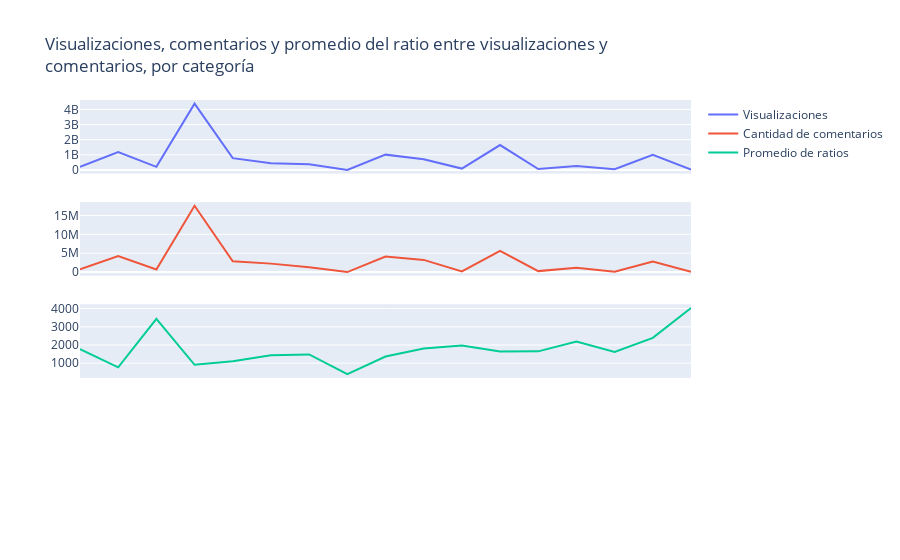

This figure's notebook cell:
### Code cell
fig = make_subplots(rows=len(aux.columns), cols=1, start_cell="top-left")

i=1
j=1

for col in aux.columns[1:]:
    trace = go.Scatter(x=aux['Categoría'], y=aux[col], mode='lines', name=aux.columns[j])
    fig.append_trace(trace, i, 1)
    i = i + 1
    j = j + 1

fig.update_xaxes(visible=False, showticklabels=False)
fig.update_layout(title="Visualizaciones, comentarios y promedio del ratio entre visualizaciones y<br>comentarios, por categoría")

fig.show()

### Figure 1 — Plotly figure (JSON) as saved in the notebook; plotly's stock layout.template omitted (floating-point values rounded to 4 significant figures)
{"data": [{"mode": "lines", "name": "Visualizaciones", "type": "scatter", "x": ["Autos & Vehicles", "Comedy", "Education", "Entertainment", "Film & Animation", "Gaming", "Howto & Style", "Movies", "Music", "News & Politics", "Nonprofits & Activism", "People & Blogs", "Pets & Animals", "Science & Technology", "Shows", "Sports", "Travel & Events"], "xaxis": "x", "y": [202500000.0, 1187000000.0, 207900000.0, 4381000000.0, 779500000.0, 446800000.0, 372800000.0, 943800.0, 1012000000.0, 702900000.0, 92600000.0, 1647000000.0, 63250000.0, 255300000.0, 50800000.0, 1005000000.0, 31870000.0], "yaxis": "y"}, {"mode": "lines", "name": "Cantidad de comentarios", "type": "scatter", "x": ["Autos & Vehicles", "Comedy", "Education", "Entertainment", "Film & Animation", "Gaming", "Howto & Style", "Movies", "Music", "News & Politics", "Nonprofits & Activism", "People & Blogs", "Pets & Animals", "Science & Technology", "Shows", "Sports", "Travel & Events"], "xaxis": "x2", "y": [745030, 4250044, 683710, 17557337, 2862347, 2239500, 1287456, 3249, 4133649, 3224589, 183403, 5612026, 256619, 1113466, 67392, 2762660, 111395], "yaxis": "y2"}, {"mode": "lines", "name": "Promedio de ratios", "type": "scatter", "x": ["Autos & Vehicles", "Comedy", "Education", "Entertainment", "Film & Animation", "Gaming", "Howto & Style", "Movies", "Music", "News & Politics", "Nonprofits & Activism", "People & Blogs", "Pets & Animals", "Science & Technology", "Shows", "Sports", "Travel & Events"], "xaxis": "x3", "y": [1775.0, 771.6, 3435.0, 911.8, 1109.0, 1434.0, 1481.0, 394.3, 1362.0, 1801.0, 1968.0, 1647.0, 1649.0, 2186.0, 1617.0, 2392.0, 4036.0], "yaxis": "y3"}], "layout": {"title": {"text": "Visualizaciones, comentarios y promedio del ratio entre visualizaciones y<br>comentarios, por categoría"}, "xaxis": {"anchor": "y", "domain": [0, 1], "showticklabels": false, "visible": false}, "xaxis2": {"anchor": "y2", "domain": [0, 1], "showticklabels": false, "visible": false}, "xaxis3": {"anchor": "y3", "domain": [0, 1], "showticklabels": false, "visible": false}, "xaxis4": {"anchor": "y4", "domain": [0, 1], "showticklabels": false, "visible": false}, "yaxis": {"anchor": "x", "domain": [0.8063, 1]}, "yaxis2": {"anchor": "x2", "domain": [0.5375, 0.7312]}, "yaxis3": {"anchor": "x3", "domain": [0.2687, 0.4625]}, "yaxis4": {"anchor": "x4", "domain": [0, 0.1938]}}}
